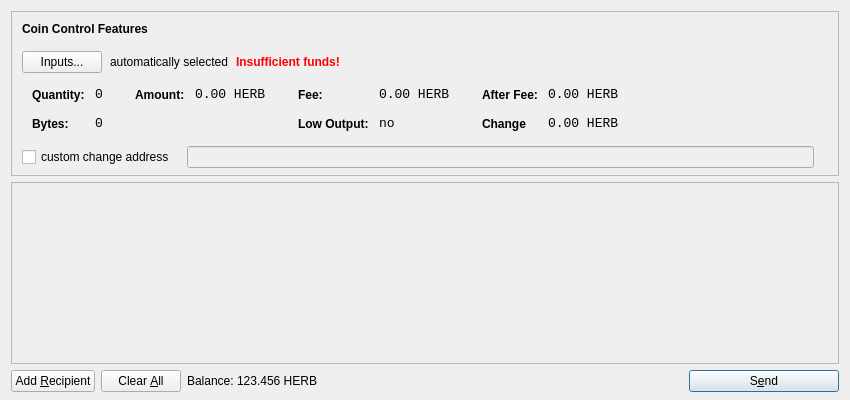
<?xml version="1.0" encoding="UTF-8"?>
<ui version="4.0">
 <class>SendCoinsDialog</class>
 <widget class="QDialog" name="SendCoinsDialog">
  <property name="geometry">
   <rect>
    <x>0</x>
    <y>0</y>
    <width>850</width>
    <height>400</height>
   </rect>
  </property>
  <property name="windowTitle">
   <string>Send Coins</string>
  </property>
  <layout class="QVBoxLayout" name="verticalLayout" stretch="0,1,0">
   <property name="bottomMargin">
    <number>8</number>
   </property>
   <item>
    <widget class="QFrame" name="frameCoinControl">
     <property name="sizePolicy">
      <sizepolicy hsizetype="Expanding" vsizetype="Expanding">
       <horstretch>0</horstretch>
       <verstretch>0</verstretch>
      </sizepolicy>
     </property>
     <property name="maximumSize">
      <size>
       <width>16777215</width>
       <height>16777215</height>
      </size>
     </property>
     <property name="frameShape">
      <enum>QFrame::StyledPanel</enum>
     </property>
     <property name="frameShadow">
      <enum>QFrame::Sunken</enum>
     </property>
     <layout class="QVBoxLayout" name="verticalLayoutCoinControl2">
      <property name="spacing">
       <number>-1</number>
      </property>
      <property name="leftMargin">
       <number>0</number>
      </property>
      <property name="topMargin">
       <number>0</number>
      </property>
      <property name="rightMargin">
       <number>0</number>
      </property>
      <property name="bottomMargin">
       <number>6</number>
      </property>
      <item>
       <layout class="QVBoxLayout" name="verticalLayoutCoinControl" stretch="0,0,0,0,1">
        <property name="spacing">
         <number>0</number>
        </property>
        <property name="leftMargin">
         <number>10</number>
        </property>
        <property name="topMargin">
         <number>10</number>
        </property>
        <item>
         <layout class="QHBoxLayout" name="horizontalLayoutCoinControl1">
          <property name="bottomMargin">
           <number>15</number>
          </property>
          <item>
           <widget class="QLabel" name="labelCoinControlFeatures">
            <property name="sizePolicy">
             <sizepolicy hsizetype="Preferred" vsizetype="Maximum">
              <horstretch>0</horstretch>
              <verstretch>0</verstretch>
             </sizepolicy>
            </property>
            <property name="font">
             <font>
              <weight>75</weight>
              <bold>true</bold>
             </font>
            </property>
            <property name="styleSheet">
             <string notr="true">font-weight:bold;</string>
            </property>
            <property name="text">
             <string>Coin Control Features</string>
            </property>
           </widget>
          </item>
         </layout>
        </item>
        <item>
         <layout class="QHBoxLayout" name="horizontalLayoutCoinControl2" stretch="0,0,0,0">
          <property name="spacing">
           <number>8</number>
          </property>
          <property name="bottomMargin">
           <number>10</number>
          </property>
          <item>
           <widget class="QPushButton" name="pushButtonCoinControl">
            <property name="styleSheet">
             <string notr="true"/>
            </property>
            <property name="text">
             <string>Inputs...</string>
            </property>
           </widget>
          </item>
          <item>
           <widget class="QLabel" name="labelCoinControlAutomaticallySelected">
            <property name="text">
             <string>automatically selected</string>
            </property>
            <property name="margin">
             <number>5</number>
            </property>
           </widget>
          </item>
          <item>
           <widget class="QLabel" name="labelCoinControlInsuffFunds">
            <property name="font">
             <font>
              <weight>75</weight>
              <bold>true</bold>
             </font>
            </property>
            <property name="styleSheet">
             <string notr="true">color:red;font-weight:bold;</string>
            </property>
            <property name="text">
             <string>Insufficient funds!</string>
            </property>
            <property name="margin">
             <number>5</number>
            </property>
           </widget>
          </item>
          <item>
           <spacer name="horizontalSpacerCoinControl">
            <property name="orientation">
             <enum>Qt::Horizontal</enum>
            </property>
            <property name="sizeHint" stdset="0">
             <size>
              <width>40</width>
              <height>1</height>
             </size>
            </property>
           </spacer>
          </item>
         </layout>
        </item>
        <item>
         <widget class="QWidget" name="widgetCoinControl" native="true">
          <property name="sizePolicy">
           <sizepolicy hsizetype="Preferred" vsizetype="Preferred">
            <horstretch>0</horstretch>
            <verstretch>0</verstretch>
           </sizepolicy>
          </property>
          <property name="minimumSize">
           <size>
            <width>0</width>
            <height>0</height>
           </size>
          </property>
          <property name="styleSheet">
           <string notr="true"/>
          </property>
          <layout class="QHBoxLayout" name="horizontalLayoutCoinControl5">
           <property name="margin">
            <number>0</number>
           </property>
           <item>
            <layout class="QHBoxLayout" name="horizontalLayoutCoinControl3" stretch="0,0,0,1">
             <property name="spacing">
              <number>20</number>
             </property>
             <property name="topMargin">
              <number>0</number>
             </property>
             <property name="bottomMargin">
              <number>10</number>
             </property>
             <item>
              <layout class="QFormLayout" name="formLayoutCoinControl1">
               <property name="horizontalSpacing">
                <number>10</number>
               </property>
               <property name="verticalSpacing">
                <number>14</number>
               </property>
               <property name="leftMargin">
                <number>10</number>
               </property>
               <property name="topMargin">
                <number>4</number>
               </property>
               <property name="rightMargin">
                <number>6</number>
               </property>
               <item row="0" column="0">
                <widget class="QLabel" name="labelCoinControlQuantityText">
                 <property name="styleSheet">
                  <string notr="true">font-weight:bold;</string>
                 </property>
                 <property name="text">
                  <string>Quantity:</string>
                 </property>
                 <property name="margin">
                  <number>0</number>
                 </property>
                </widget>
               </item>
               <item row="0" column="1">
                <widget class="QLabel" name="labelCoinControlQuantity">
                 <property name="font">
                  <font>
                   <family>Monospace</family>
                   <pointsize>10</pointsize>
                  </font>
                 </property>
                 <property name="cursor">
                  <cursorShape>IBeamCursor</cursorShape>
                 </property>
                 <property name="contextMenuPolicy">
                  <enum>Qt::ActionsContextMenu</enum>
                 </property>
                 <property name="text">
                  <string>0</string>
                 </property>
                 <property name="margin">
                  <number>0</number>
                 </property>
                 <property name="textInteractionFlags">
                  <set>Qt::LinksAccessibleByMouse|Qt::TextSelectableByKeyboard|Qt::TextSelectableByMouse</set>
                 </property>
                </widget>
               </item>
               <item row="1" column="0">
                <widget class="QLabel" name="labelCoinControlBytesText">
                 <property name="styleSheet">
                  <string notr="true">font-weight:bold;</string>
                 </property>
                 <property name="text">
                  <string>Bytes:</string>
                 </property>
                </widget>
               </item>
               <item row="1" column="1">
                <widget class="QLabel" name="labelCoinControlBytes">
                 <property name="font">
                  <font>
                   <family>Monospace</family>
                   <pointsize>10</pointsize>
                  </font>
                 </property>
                 <property name="cursor">
                  <cursorShape>IBeamCursor</cursorShape>
                 </property>
                 <property name="contextMenuPolicy">
                  <enum>Qt::ActionsContextMenu</enum>
                 </property>
                 <property name="text">
                  <string>0</string>
                 </property>
                 <property name="textInteractionFlags">
                  <set>Qt::LinksAccessibleByMouse|Qt::TextSelectableByKeyboard|Qt::TextSelectableByMouse</set>
                 </property>
                </widget>
               </item>
              </layout>
             </item>
             <item>
              <layout class="QFormLayout" name="formLayoutCoinControl2">
               <property name="horizontalSpacing">
                <number>10</number>
               </property>
               <property name="verticalSpacing">
                <number>14</number>
               </property>
               <property name="leftMargin">
                <number>6</number>
               </property>
               <property name="topMargin">
                <number>4</number>
               </property>
               <property name="rightMargin">
                <number>6</number>
               </property>
               <item row="0" column="0">
                <widget class="QLabel" name="labelCoinControlAmountText">
                 <property name="styleSheet">
                  <string notr="true">font-weight:bold;</string>
                 </property>
                 <property name="text">
                  <string>Amount:</string>
                 </property>
                 <property name="margin">
                  <number>0</number>
                 </property>
                </widget>
               </item>
               <item row="0" column="1">
                <widget class="QLabel" name="labelCoinControlAmount">
                 <property name="font">
                  <font>
                   <family>Monospace</family>
                   <pointsize>10</pointsize>
                  </font>
                 </property>
                 <property name="cursor">
                  <cursorShape>IBeamCursor</cursorShape>
                 </property>
                 <property name="contextMenuPolicy">
                  <enum>Qt::ActionsContextMenu</enum>
                 </property>
                 <property name="text">
                  <string notr="true">0.00 HERB</string>
                 </property>
                 <property name="textInteractionFlags">
                  <set>Qt::LinksAccessibleByMouse|Qt::TextSelectableByKeyboard|Qt::TextSelectableByMouse</set>
                 </property>
                </widget>
               </item>
              </layout>
             </item>
             <item>
              <layout class="QFormLayout" name="formLayoutCoinControl3">
               <property name="horizontalSpacing">
                <number>10</number>
               </property>
               <property name="verticalSpacing">
                <number>14</number>
               </property>
               <property name="leftMargin">
                <number>6</number>
               </property>
               <property name="topMargin">
                <number>4</number>
               </property>
               <property name="rightMargin">
                <number>6</number>
               </property>
               <item row="0" column="0">
                <widget class="QLabel" name="labelCoinControlFeeText">
                 <property name="styleSheet">
                  <string notr="true">font-weight:bold;</string>
                 </property>
                 <property name="text">
                  <string>Fee:</string>
                 </property>
                 <property name="margin">
                  <number>0</number>
                 </property>
                </widget>
               </item>
               <item row="0" column="1">
                <widget class="QLabel" name="labelCoinControlFee">
                 <property name="font">
                  <font>
                   <family>Monospace</family>
                   <pointsize>10</pointsize>
                  </font>
                 </property>
                 <property name="cursor">
                  <cursorShape>IBeamCursor</cursorShape>
                 </property>
                 <property name="contextMenuPolicy">
                  <enum>Qt::ActionsContextMenu</enum>
                 </property>
                 <property name="text">
                  <string notr="true">0.00 HERB</string>
                 </property>
                 <property name="textInteractionFlags">
                  <set>Qt::LinksAccessibleByMouse|Qt::TextSelectableByKeyboard|Qt::TextSelectableByMouse</set>
                 </property>
                </widget>
               </item>
               <item row="1" column="0">
                <widget class="QLabel" name="labelCoinControlLowOutputText">
                 <property name="styleSheet">
                  <string notr="true">font-weight:bold;</string>
                 </property>
                 <property name="text">
                  <string>Low Output:</string>
                 </property>
                </widget>
               </item>
               <item row="1" column="1">
                <widget class="QLabel" name="labelCoinControlLowOutput">
                 <property name="font">
                  <font>
                   <family>Monospace</family>
                   <pointsize>10</pointsize>
                  </font>
                 </property>
                 <property name="cursor">
                  <cursorShape>IBeamCursor</cursorShape>
                 </property>
                 <property name="contextMenuPolicy">
                  <enum>Qt::ActionsContextMenu</enum>
                 </property>
                 <property name="text">
                  <string>no</string>
                 </property>
                 <property name="textInteractionFlags">
                  <set>Qt::LinksAccessibleByMouse|Qt::TextSelectableByKeyboard|Qt::TextSelectableByMouse</set>
                 </property>
                </widget>
               </item>
              </layout>
             </item>
             <item>
              <layout class="QFormLayout" name="formLayoutCoinControl4">
               <property name="horizontalSpacing">
                <number>10</number>
               </property>
               <property name="verticalSpacing">
                <number>14</number>
               </property>
               <property name="leftMargin">
                <number>6</number>
               </property>
               <property name="topMargin">
                <number>4</number>
               </property>
               <property name="rightMargin">
                <number>6</number>
               </property>
               <item row="0" column="0">
                <widget class="QLabel" name="labelCoinControlAfterFeeText">
                 <property name="styleSheet">
                  <string notr="true">font-weight:bold;</string>
                 </property>
                 <property name="text">
                  <string>After Fee:</string>
                 </property>
                 <property name="margin">
                  <number>0</number>
                 </property>
                </widget>
               </item>
               <item row="0" column="1">
                <widget class="QLabel" name="labelCoinControlAfterFee">
                 <property name="font">
                  <font>
                   <family>Monospace</family>
                   <pointsize>10</pointsize>
                  </font>
                 </property>
                 <property name="cursor">
                  <cursorShape>IBeamCursor</cursorShape>
                 </property>
                 <property name="contextMenuPolicy">
                  <enum>Qt::ActionsContextMenu</enum>
                 </property>
                 <property name="text">
                  <string notr="true">0.00 HERB</string>
                 </property>
                 <property name="textInteractionFlags">
                  <set>Qt::LinksAccessibleByMouse|Qt::TextSelectableByKeyboard|Qt::TextSelectableByMouse</set>
                 </property>
                </widget>
               </item>
               <item row="1" column="0">
                <widget class="QLabel" name="labelCoinControlChangeText">
                 <property name="styleSheet">
                  <string notr="true">font-weight:bold;</string>
                 </property>
                 <property name="text">
                  <string>Change</string>
                 </property>
                </widget>
               </item>
               <item row="1" column="1">
                <widget class="QLabel" name="labelCoinControlChange">
                 <property name="font">
                  <font>
                   <family>Monospace</family>
                   <pointsize>10</pointsize>
                  </font>
                 </property>
                 <property name="cursor">
                  <cursorShape>IBeamCursor</cursorShape>
                 </property>
                 <property name="contextMenuPolicy">
                  <enum>Qt::ActionsContextMenu</enum>
                 </property>
                 <property name="text">
                  <string notr="true">0.00 HERB</string>
                 </property>
                 <property name="textInteractionFlags">
                  <set>Qt::LinksAccessibleByMouse|Qt::TextSelectableByKeyboard|Qt::TextSelectableByMouse</set>
                 </property>
                </widget>
               </item>
              </layout>
             </item>
            </layout>
           </item>
          </layout>
         </widget>
        </item>
        <item>
         <layout class="QHBoxLayout" name="horizontalLayoutCoinControl4" stretch="0,0,0">
          <property name="spacing">
           <number>12</number>
          </property>
          <property name="sizeConstraint">
           <enum>QLayout::SetDefaultConstraint</enum>
          </property>
          <property name="topMargin">
           <number>5</number>
          </property>
          <property name="rightMargin">
           <number>5</number>
          </property>
          <item>
           <widget class="QCheckBox" name="checkBoxCoinControlChange">
            <property name="text">
             <string>custom change address</string>
            </property>
           </widget>
          </item>
          <item>
           <widget class="QLineEdit" name="lineEditCoinControlChange">
            <property name="enabled">
             <bool>false</bool>
            </property>
            <property name="sizePolicy">
             <sizepolicy hsizetype="Expanding" vsizetype="Fixed">
              <horstretch>0</horstretch>
              <verstretch>0</verstretch>
             </sizepolicy>
            </property>
           </widget>
          </item>
          <item>
           <widget class="QLabel" name="labelCoinControlChangeLabel">
            <property name="sizePolicy">
             <sizepolicy hsizetype="Preferred" vsizetype="Expanding">
              <horstretch>0</horstretch>
              <verstretch>0</verstretch>
             </sizepolicy>
            </property>
            <property name="minimumSize">
             <size>
              <width>0</width>
              <height>0</height>
             </size>
            </property>
            <property name="text">
             <string/>
            </property>
            <property name="margin">
             <number>3</number>
            </property>
           </widget>
          </item>
         </layout>
        </item>
        <item>
         <spacer name="verticalSpacerCoinControl">
          <property name="orientation">
           <enum>Qt::Vertical</enum>
          </property>
          <property name="sizeHint" stdset="0">
           <size>
            <width>800</width>
            <height>1</height>
           </size>
          </property>
         </spacer>
        </item>
       </layout>
      </item>
     </layout>
    </widget>
   </item>
   <item>
    <widget class="QScrollArea" name="scrollArea">
     <property name="widgetResizable">
      <bool>true</bool>
     </property>
     <widget class="QWidget" name="scrollAreaWidgetContents">
      <property name="geometry">
       <rect>
        <x>0</x>
        <y>0</y>
        <width>830</width>
        <height>165</height>
       </rect>
      </property>
      <layout class="QVBoxLayout" name="verticalLayout_2">
       <property name="margin">
        <number>0</number>
       </property>
       <item>
        <layout class="QVBoxLayout" name="entries">
         <property name="spacing">
          <number>6</number>
         </property>
        </layout>
       </item>
       <item>
        <spacer name="verticalSpacer">
         <property name="orientation">
          <enum>Qt::Vertical</enum>
         </property>
         <property name="sizeHint" stdset="0">
          <size>
           <width>20</width>
           <height>40</height>
          </size>
         </property>
        </spacer>
       </item>
      </layout>
     </widget>
    </widget>
   </item>
   <item>
    <layout class="QHBoxLayout" name="horizontalLayout">
     <item>
      <widget class="QPushButton" name="addButton">
       <property name="toolTip">
        <string>Send to multiple recipients at once</string>
       </property>
       <property name="text">
        <string>Add &amp;Recipient</string>
       </property>
       <property name="autoDefault">
        <bool>false</bool>
       </property>
      </widget>
     </item>
     <item>
      <widget class="QPushButton" name="clearButton">
       <property name="sizePolicy">
        <sizepolicy hsizetype="Minimum" vsizetype="Fixed">
         <horstretch>0</horstretch>
         <verstretch>0</verstretch>
        </sizepolicy>
       </property>
       <property name="toolTip">
        <string>Remove all transaction fields</string>
       </property>
       <property name="text">
        <string>Clear &amp;All</string>
       </property>
       <property name="autoRepeatDelay">
        <number>300</number>
       </property>
       <property name="autoDefault">
        <bool>false</bool>
       </property>
      </widget>
     </item>
     <item>
      <layout class="QHBoxLayout" name="horizontalLayout_2">
       <property name="spacing">
        <number>3</number>
       </property>
       <item>
        <widget class="QLabel" name="label">
         <property name="sizePolicy">
          <sizepolicy hsizetype="Preferred" vsizetype="Fixed">
           <horstretch>0</horstretch>
           <verstretch>0</verstretch>
          </sizepolicy>
         </property>
         <property name="text">
          <string>Balance:</string>
         </property>
        </widget>
       </item>
       <item>
        <widget class="QLabel" name="labelBalance">
         <property name="sizePolicy">
          <sizepolicy hsizetype="Preferred" vsizetype="Fixed">
           <horstretch>0</horstretch>
           <verstretch>0</verstretch>
          </sizepolicy>
         </property>
         <property name="cursor">
          <cursorShape>IBeamCursor</cursorShape>
         </property>
         <property name="text">
          <string notr="true">123.456 HERB</string>
         </property>
         <property name="textInteractionFlags">
          <set>Qt::LinksAccessibleByMouse|Qt::TextSelectableByKeyboard|Qt::TextSelectableByMouse</set>
         </property>
        </widget>
       </item>
      </layout>
     </item>
     <item>
      <spacer name="horizontalSpacer">
       <property name="orientation">
        <enum>Qt::Horizontal</enum>
       </property>
       <property name="sizeHint" stdset="0">
        <size>
         <width>40</width>
         <height>20</height>
        </size>
       </property>
      </spacer>
     </item>
     <item>
      <widget class="QPushButton" name="sendButton">
       <property name="minimumSize">
        <size>
         <width>150</width>
         <height>0</height>
        </size>
       </property>
       <property name="toolTip">
        <string>Confirm the send action</string>
       </property>
       <property name="text">
        <string>S&amp;end</string>
       </property>
       <property name="icon">
        <iconset resource="../bitcoin.qrc">
         <normaloff>:/icons/send</normaloff>:/icons/send</iconset>
       </property>
       <property name="default">
        <bool>true</bool>
       </property>
      </widget>
     </item>
    </layout>
   </item>
  </layout>
 </widget>
 <resources>
  <include location="../bitcoin.qrc"/>
 </resources>
 <connections/>
</ui>
